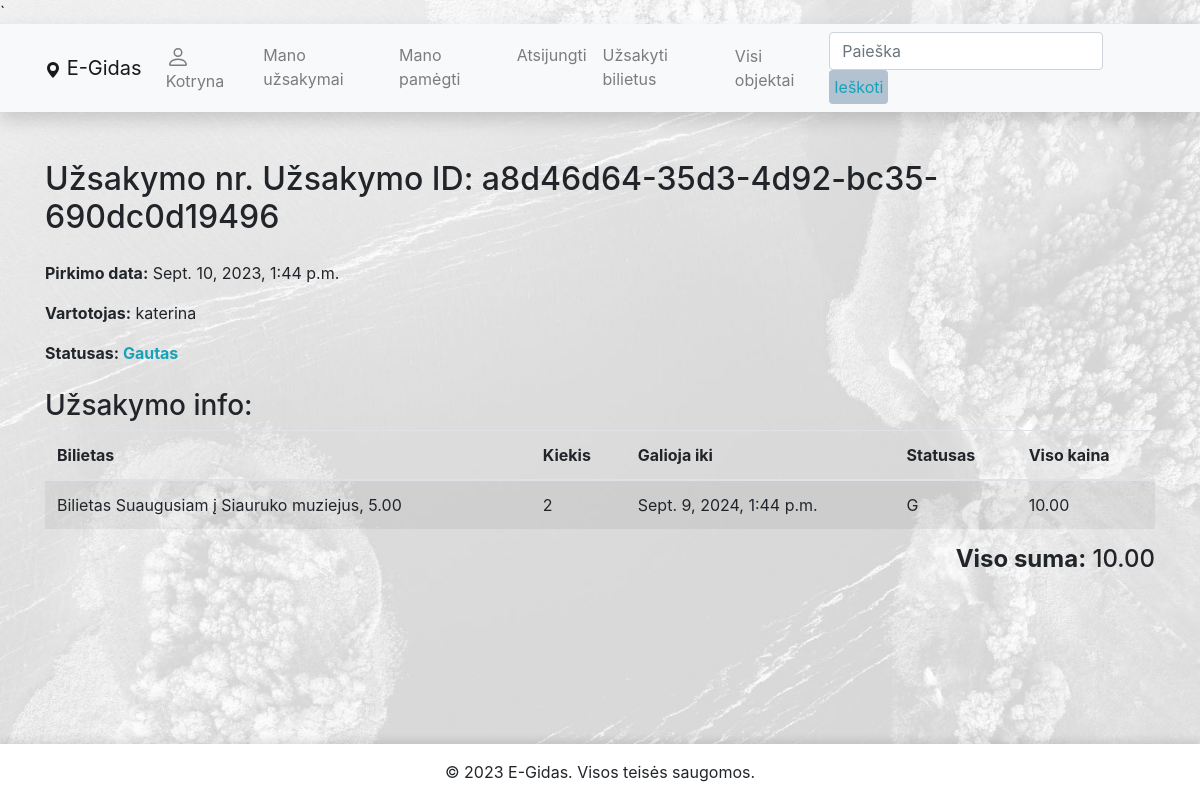
The page /egidas/uzsakymai/a8d46d64-35d3-4d92-bc35-690dc0d19496/ (signed in) on the database as committed earlier.
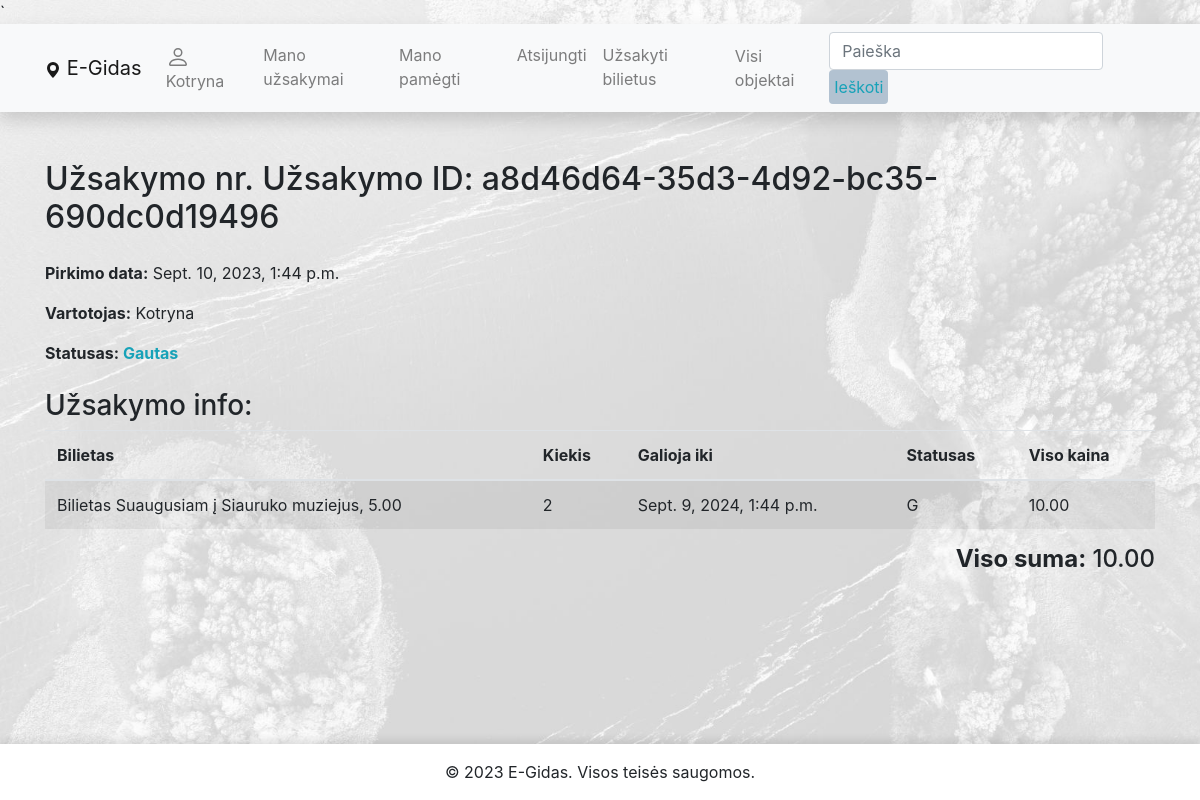
The same page on the database as committed later.
### egidas/models.py (models this page shows, shortened)
class Order(models.Model):
    id = models.UUIDField(primary_key=True, default=uuid.uuid4, editable=False)
    purchase_date = models.DateTimeField('Pirkimo data', auto_now_add=True)
    user = models.ForeignKey(User, related_name='orders', on_delete=models.CASCADE)
    ORDER_STATUS = (
        ('Gautas', 'Gautas'),
        ('Ivykdytas', 'Ivykdytas'),
        ('Atšauktas', 'Atšauktas'),
        ('Laukiama apmokėjimo', 'Laukiama apmokėjimo')
    )
    status = models.CharField(
        max_length=50,
        choices=ORDER_STATUS,
        blank=True,
        default='Gautas',
        help_text='Užsakymo statusas'
    )
    def get_total_sum(self):
        total = 0
        for item in self.order_items.all():
            total += item.get_total_price
        return total
    class Meta:
        ordering = ['purchase_date']
        verbose_name = 'Užsalymas'
        verbose_name_plural = 'užsakymai'

class OrderItem(models.Model):
    id = models.UUIDField(primary_key=True, default=uuid.uuid4, editable=False)
    order = models.ForeignKey(Order, related_name='order_items', on_delete=models.CASCADE, null=True, blank=True)
    ticket = models.ForeignKey(Ticket, related_name='order_items', on_delete=models.CASCADE, null=True,
                               blank=True)
    quantity = models.PositiveIntegerField("Kiekis", default=1)
    due_to = models.DateTimeField('Galojimas iki', default=datetime.now() + timedelta(days=365), null=True, blank=True)
    STATUS = [
        ('G', 'Galiojantis'),
        ('P', 'Panaudotas'),
        ('N', 'Nebegalioja'),
        ('A', 'Atšauktas'),
    ]
    status = models.CharField(
        max_length=1,
        choices=STATUS,
        default='G',
    )
    @property
    def get_total_price(self):
        return self.quantity * self.ticket.price if self.ticket and self.ticket.price else 0
    class Meta:
        ordering = ['due_to']
        verbose_name = 'Užsakymo eilutė'
        verbose_name_plural = 'Užsakymo eilutės'

class Ticket(models.Model):
    place = models.ForeignKey(Place, related_name='tickets', on_delete=models.CASCADE)
    price = models.DecimalField(max_digits=9, decimal_places=2)
    service = models.CharField('Paslaugos pavadinimas', max_length=255, null=True, blank=True)
    TYPE = (
        ('Suaugusiam', 'Suaugusiems'),
        ('Vaikams', 'Vaikams'),
        ('Pens/Neįg', 'Neįgaliems ir pencininkams'),
        ('Bendrinis', 'Bendrinis'),
        ('Anykštėnams', 'Anykštėnams'),
        ('Stud/Moksl', 'Moksleiviams ir studentams')
    )
    type = models.CharField(
        max_length=50,
        choices=TYPE,
        blank=True,
        default='Bendrinis',
        help_text='Bilieto tipas'
    )
    def __str__(self):
        return f"Bilietas {self.type} į {self.place.title}, {self.price}"
    class Meta:
        verbose_name = 'Bilietas'
        verbose_name_plural = 'Bilietai'

class Place(models.Model):
    title = models.CharField('Pavadinimas', max_length=200)
    address = models.CharField("Adresas", max_length=200, null=True, blank=True)
    latitude = models.FloatField("Platuma", null=True, blank=True)
    longitude = models.FloatField("Ilguma", null=True, blank=True)
    description = HTMLField("Apie")
    working_hours = models.CharField('Darbo valandos', max_length=255, null=True, blank=True)
    tel = models.CharField('Telefono numeris', max_length=20)
    website = models.URLField('Svetainė', max_length=200, null=True, blank=True)
    subcategories = models.ManyToManyField(Subcategory, related_name='places', help_text='Priskirkite subkategorijas')
    cover = models.ImageField("Nuotrauka", upload_to="covers", null=True, blank=True)
    class Meta:
        verbose_name = 'Objektas'
        verbose_name_plural = 'Objektai'

### egidas/views.py (the view, shortened to what this page needs)
# urls.py: path('uzsakymai/<uuid:pk>/', views.OrderDetailView.as_view(), name='order-detail'),
class OrderDetailView(LoginRequiredMixin, generic.DetailView):
    model = Order
    context_object_name = 'order'
    template_name = 'user_order_detail.html'

### egidas/templates/user_order_detail.html
{% extends "base.html" %}
{% block content %}
    <div class="content-section">
        <h2 class="text-left mb-4">Užsakymo nr. Užsakymo ID: {{ order.id }}</h2>
        <p><strong>Pirkimo data:</strong> {{ order.purchase_date }}</p>
        <p><strong>Vartotojas:</strong> {{ order.user }}</p>
        <p>
            <strong>Statusas:
            <span class="{% if order.status == 'Ivykdytas' %}text-success
                        {% elif order.status == 'Gautas' %}text-info
                        {% elif order.status == 'Atšauktas' %}text-danger
                        {% elif order.status == 'Laukiama apmokėjimo' %}text-secondary{% endif %}">
            {{ order.status }}
            </span>
            </strong>
        </p>
        <h3 class="mt-4">Užsakymo info:</h3>
        <table class="table table-striped">
            <thead>
                <tr>
                    <th>Bilietas</th>
                    <th>Kiekis</th>
                    <th>Galioja iki</th>
                    <th>Statusas</th>
                    <th>Viso kaina</th>
                </tr>
            </thead>
            <tbody>
                {% for item in order.order_items.all %}
                    <tr>
                        <td>{{ item.ticket }}</td>
                        <td>{{ item.quantity }}</td>
                        <td>{{ item.due_to }}</td>
                        <td><span class="status-{{ item.status|lower }}">{{ item.status }}</span></td>
                        <td>{{ item.get_total_price }}</td>
                    </tr>
                {% endfor %}
            </tbody>
        </table>
        <h4 class="text-right mb-4"><strong>Viso suma:</strong> {{ order.get_total_sum }}</h4>
    </div>
{% endblock %}

### egidas/templates/base.html (shortened to what this page needs)
<!DOCTYPE html>
<html lang="en">
<head>
    <link rel="stylesheet" href="https://unpkg.com/leaflet@1.7.1/dist/leaflet.css" />
    <link
            rel="stylesheet"
            href="https://stackpath.bootstrapcdn.com/bootstrap/4.1.3/css/bootstrap.min.css"
    />
    <link
            rel="stylesheet"
            href="https://cdnjs.cloudflare.com/ajax/libs/font-awesome/4.7.0/css/font-awesome.min.css"
    />
    <link   href="https://maxcdn.bootstrapcdn.com/bootstrap/4.5.2/css/bootstrap.min.css"
            rel="stylesheet"
    />
    <link   rel="stylesheet"
            href="https://cdnjs.cloudflare.com/ajax/libs/font-awesome/6.0.0-beta3/css/all.min.css"
    />
    {% load static %}
    <link rel="stylesheet" href="{% static 'css/styles.css' %}"/>
</head>
<body class="d-flex flex-column">
<div id="content-wrapper" class="flex-grow-1">
    <nav
            class="navbar navbar-expand-lg navbar-light bg-light static-top mb-5 shadow">
        <div class="container">
            <a class="navbar-brand" href="{% url 'index' %}">
                <svg xmlns="http://www.w3.org/2000/svg" width="16" height="16" fill="currentColor"
                     class="bi bi-geo-alt-fill" viewBox="0 0 16 16">
                    <path d="M8 16s6-5.686 6-10A6 6 0 0 0 2 6c0 4.314 6 10 6 10zm0-7a3 3 0 1 1 0-6 3 3 0 0 1 0 6z"/>
                </svg>
                E-Gidas</a
            >
            <div class="collapse navbar-collapse" id="navbarResponsive">
                <ul class="navbar-nav">
                    {% if user.is_authenticated %}
                    <li class="nav-item"><a class="nav-link" href="{% url 'profile' %}">
                        {{ user.get_username }}</a></li>
                    <li class="nav-item"><a class="nav-link" href="{% url 'my-orders' %}">Mano užsakymai</a></li>
                    <li class="nav-item"><a class="nav-link" href="{% url 'favourites' %}">Mano pamėgti</a></li>
                    <li class="nav-item"><a class="nav-link" href="{% url 'logout' %}">Atsijungti</a></li>
                    <li class="nav-item"><a class="nav-link" href="{% url 'my-new-order' %}">Užsakyti bilietus</a></li>
                    {% else %}
                    <li class="nav-item"><a class="nav-link" href="{% url 'login' %}?next={{ request.path }}">Prisijungti</a></li>
                    <li class="nav-item"><a class="nav-link" href="{% url 'register' %}">Registruotis</a></li>
                    {% endif %}
                </ul>
                <ul  class="navbar-nav ml-auto">
                    <li class="nav-item"><a class="nav-link" href="{% url 'place-list' %}">Visi objektai</a></li>
                </ul>
                <form
                        class="form-inline"
                        action="{% url 'search' %}"
                        method="get"
                >
                    <input
                            class="form-control mr-sm-2"
                            type="search"
                            placeholder="Paieška"
                            aria-label="Search"
                            name="search_text"
                    />
                    <button class="btn btn-outline-info my-2 my-sm-0" type="submit">
                        Ieškoti
                    </button>
                </form>
            </div>
        </div>
    </nav>
    <div class="container">
        {% block content %}{% endblock %}
    </div>
    <footer class="bg-light text-center text-lg-start mt-auto my-top-shadow">
        <div class="text-center p-3" style="background-color: #fff;">
            © 2023 E-Gidas. Visos teisės saugomos.
        </div>
    </footer>
</div>
</body>
</html>

### egidas/static/css/styles.css (style rules this page uses)
body { background-image: url('/static/img/anyksciai.jpg'); background-size: cover; background-attachment: fixed; display: flex; flex-direction: column; min-height: 100vh; }
#content-wrapper { flex-grow: 1; display: flex; flex-direction: column; }
footer { flex-shrink: 0; position: relative; width: 100%; }
.my-top-shadow { box-shadow: 0px -4px 8px rgba(0, 0, 0, 0.1); }
.btn { padding: 5px; background-color: #b2c2d1; border: 2px; cursor: pointer; }

Rows that differ between the two databases and show on the page:
changed Order "a8d46d64-35d3-4d92-bc35-690dc0d19496": user "katerina" → "Kotryna"
